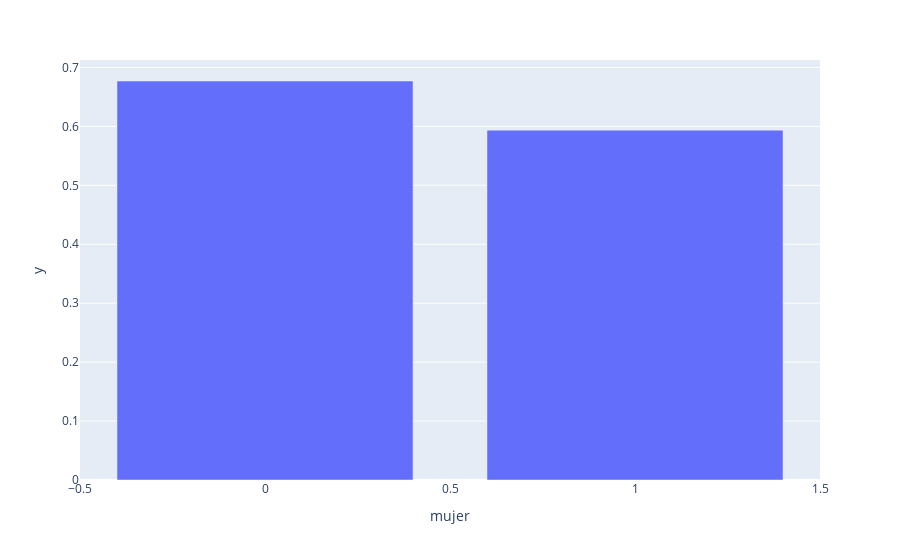

Here is the notebook cell this chart was saved with:
### Code cell
# Porcentaje de inclusión financiera por sexo
df2=df.groupby('mujer')['inclusion_financiera'].mean()
fig = px.bar(df2, df2.index, y=df2).update_xaxes(categoryorder="total descending")
fig.show()
#1= Mujer. 0= Hombre

### Figure 1 — Plotly figure (JSON) as saved in the notebook; plotly's stock layout.template omitted (floating-point values rounded to 4 significant figures)
{"data": [{"alignmentgroup": "True", "hovertemplate": "mujer=%{x}<br>y=%{y}<extra></extra>", "legendgroup": "", "marker": {"color": "#636efa", "pattern": {"shape": ""}}, "name": "", "offsetgroup": "", "orientation": "v", "showlegend": false, "textposition": "auto", "type": "bar", "x": [0, 1], "xaxis": "x", "y": [0.677, 0.5935], "yaxis": "y"}], "layout": {"barmode": "relative", "legend": {"tracegroupgap": 0}, "margin": {"t": 60}, "xaxis": {"anchor": "y", "categoryorder": "total descending", "domain": [0, 1], "title": {"text": "mujer"}}, "yaxis": {"anchor": "x", "domain": [0, 1], "title": {"text": "y"}}}}
